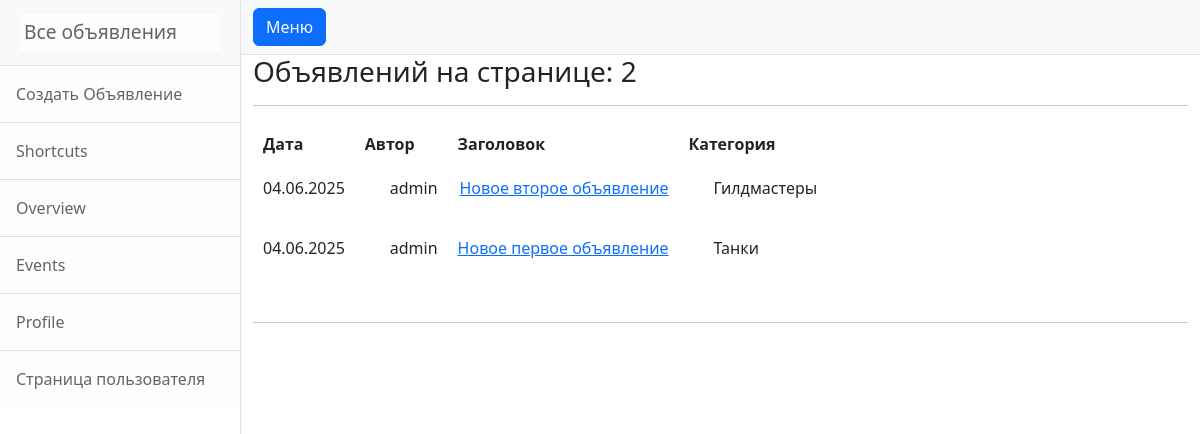
The app's page /posts/, older data.
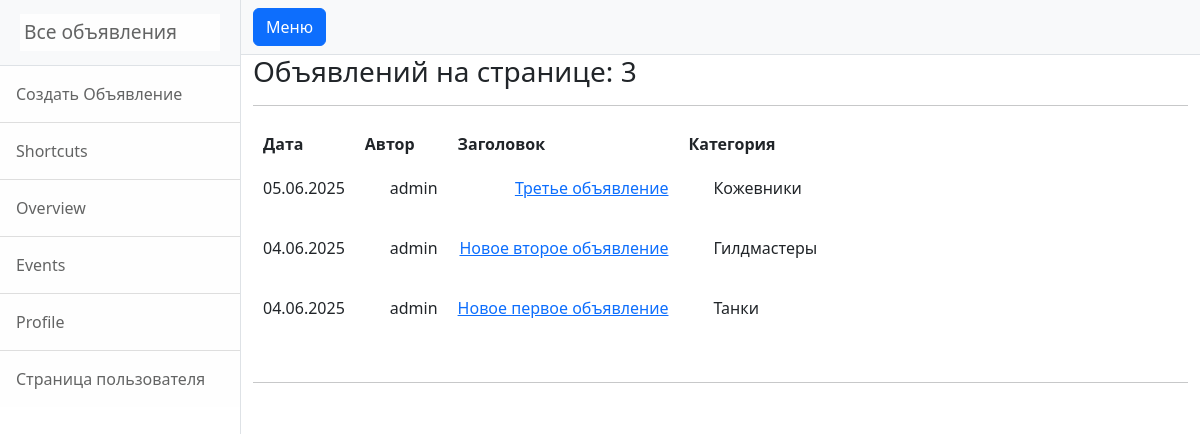
The same page, newer data.
### post/models.py (models this page shows, shortened)
class Post(models.Model):
    author = models.ForeignKey(User, on_delete=models.CASCADE)
    date = models.DateTimeField(auto_now=True)
    category = models.ForeignKey(Category, on_delete=models.CASCADE)
    title = models.CharField(max_length=100)
    text = RichTextUploadingField()
    def get_absolute_url(self):
        path = reverse('post_detail', args=[str(self.id)])
        return path

class Category(models.Model):
    name = models.CharField(max_length=19, unique=True)
    def __str__(self):
        return f'{self.name}'

### post/views.py (the view)
# urls.py: path('', PostList.as_view()),
class PostList(ListView):
    model = Post
    ordering = '-date'
    template_name = 'posts.html'
    context_object_name = 'posts'
    paginate_by = 10
    paginate_orphans = 2

### templates/post/posts.html (shortened to what this page needs)
{% extends 'flatpages/default.html' %}
{% block content %}
<h3>Объявлений на странице: {{ posts|length }}</h3>
<hr>
{% if posts %}
       <table align="left" cellpadding="10" style="float: left; margin-bottom: 20px;">
           <tr>
               <th>Дата</th>
               <th>Автор</th>
               <th>Заголовок</th>
               <th>Категория</th>
           </tr>
           {% for post in posts %}
           <tr align="right" valign="top">
               <td>{{ post.date|date:'d.m.Y' }}</td>
               <td><p style="text-indent: 25px;" align="justify" >{{ post.author }} </p></td>
               <td><a href="{{ post.get_absolute_url }}">{{ post.title }}</a></td>
               <td><p style="text-indent: 25px;" align="justify" >{{ post.category }} </p></td>
           </tr>
           {% endfor %}
       </table>
{% else %}
    <h3>Объявлений нет!</h3>
{% endif %}
<hr>
{% endblock content %}

Row changes from the older to the newer data that the page shows:
added Post: date "05.06.2025", author "admin", title "Третье объявление", category "Кожевники"
Text that changed along with them:
{{ posts|length }}: "2" → "3"
